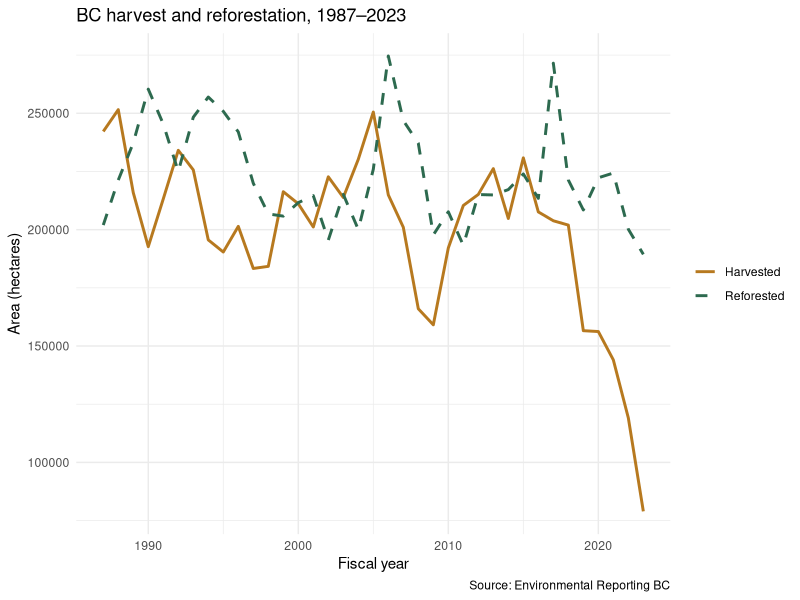

This chart was generated by the following R code:
## ---- chunk 1
#| include: false
library(tidyverse)
library(readxl)
library(here)
library(knitr)
## ---- chunk 2
bc <- read_excel(here("data", "bc_disturbance_reforestation.xlsx"),
                 sheet = "Data")
dim(bc)
## ---- chunk 3
glimpse(bc)
colSums(is.na(bc))   # missing values per column
## ---- chunk 4
bc_clean <- bc |>
  mutate(
    decade          = (Fiscal_Year %/% 10) * 10,
    reforest_ratio  = Reforestation_ha / Harvested_ha
  )
bc_clean |> select(Fiscal_Year, decade, Harvested_ha,
                   Reforestation_ha, reforest_ratio) |> head()
## ---- chunk 5
by_decade <- bc_clean |>
  group_by(decade) |>
  summarise(
    n_years           = n(),
    mean_harvest_ha   = round(mean(Harvested_ha, na.rm = TRUE)),
    mean_reforest_ha  = round(mean(Reforestation_ha, na.rm = TRUE)),
    mean_ratio        = round(mean(reforest_ratio, na.rm = TRUE), 2),
    .groups = "drop"
  )
by_decade |> kable()
## ---- chunk 6
#| fig-cap: "BC harvested and reforested area (ha) by fiscal year, 1987–2023."
#| fig-alt: "Line chart of BC harvested area (solid amber line) and
#|   reforested area (dashed green line) by fiscal year, 1987 to 2023,
#|   with the two series tracking each other and reforestation
#|   generally following harvest."
bc_long <- bc_clean |>
  select(Fiscal_Year, Harvested_ha, Reforestation_ha) |>
  pivot_longer(-Fiscal_Year, names_to = "series", values_to = "area_ha")

ggplot(bc_long, aes(Fiscal_Year, area_ha, colour = series, linetype = series)) +
  geom_line(linewidth = 1) +
  scale_colour_manual(values = c("#B7791F", "#2D6A4F"),
                      labels = c("Harvested", "Reforested")) +
  scale_linetype_manual(values = c("solid", "dashed"),
                        labels = c("Harvested", "Reforested")) +
  labs(title = "BC harvest and reforestation, 1987–2023",
       x = "Fiscal year", y = "Area (hectares)",
       colour = NULL, linetype = NULL,
       caption = "Source: Environmental Reporting BC") +
  theme_minimal()
